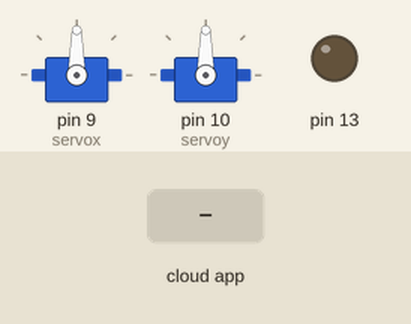
A sketch run on a simulated Arduino Uno, built with avr-gcc and run on an emulated ATmega328P. Parts: 2 × servo, output pins drawn as LEDs (lit = HIGH). The inputs (shaded band) are chosen by the test bench. The ROS host is connected and sends only what is stated.

Above: at 1.2 s.
1.3 s: the phone or cloud app sets pan to 0
At 1.9 s:
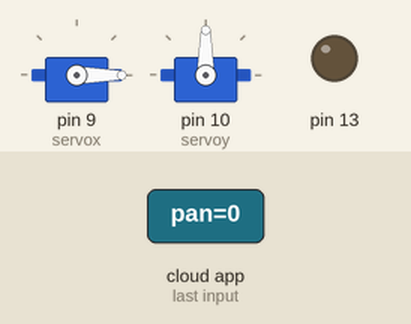
2.8 s: the phone or cloud app sets tilt to 0
At 4.0 s:
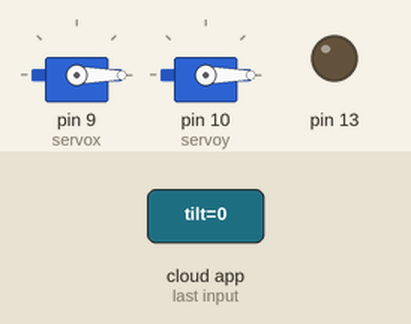
4.3 s: the phone or cloud app sets pan to 45
At 5.4 s:
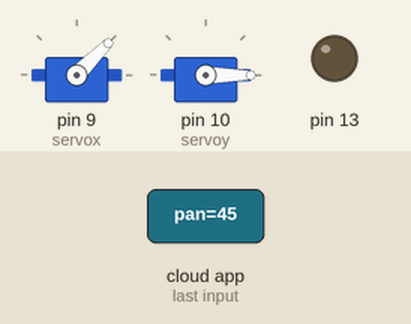
5.8 s: the phone or cloud app sets tilt to 45
At 6.5 s:
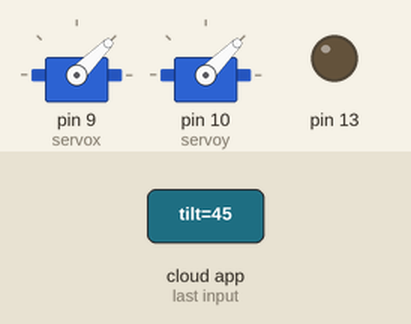
7.3 s: the phone or cloud app sets pan to 90
At 7.7 s:
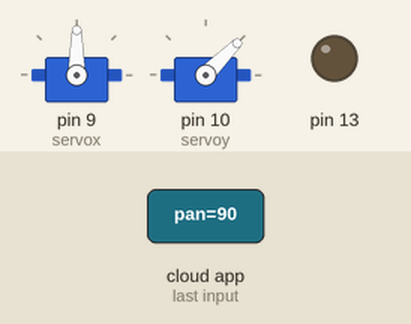
8.8 s: the phone or cloud app sets tilt to 180
At 10.0 s:
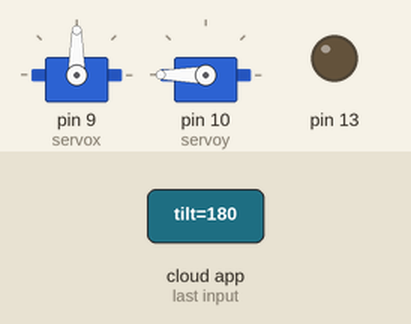
Timing chart, 0 to 11.3 s (numbered marks = the images above; inputs shaded):
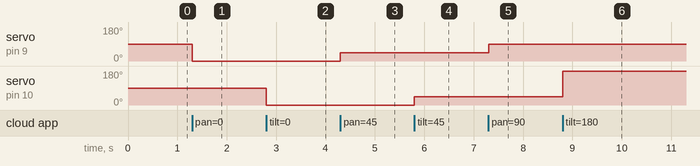

Measured:
- after the input at 1.3 s, servo on pin 9 (servox): 90° → 0° at once
- after the input at 2.8 s, servo on pin 10 (servoy): 90° → 0° at once
- after the input at 4.3 s, servo on pin 9 (servox): 0° → 45° at once
- after the input at 5.8 s, servo on pin 10 (servoy): 0° → 45° at once
- after the input at 7.3 s, servo on pin 9 (servox): 45° → 90° at once
- after the input at 8.8 s, servo on pin 10 (servoy): 45° → 180° at once

The sketch:

pan_tilt_new.ino
```cpp
      /*
 * rosserial Servo Control Example
 *
 * This sketch demonstrates the control of hobby R/C servos
 * using ROS and the arduiono
 *
 * For the full tutorial write up, visit
 * www.ros.org/wiki/rosserial_arduino_demos
 *
 * For more information on the Arduino Servo Library
 * Checkout :
 * http://www.arduino.cc/en/Reference/Servo
 */

//#if (ARDUINO >= 100)
// #include <Arduino.h>
//#else
// #include <WProgram.h>
//#endif

#include <Servo.h>
#include <ros.h>
#include <std_msgs/UInt16.h>

ros::NodeHandle  nh;

Servo servox;
Servo servoy;

void servo_cb1( const std_msgs::UInt16& cmd_msg){
  servox.write(cmd_msg.data);
}
void servo_cb2( const std_msgs::UInt16& cmd_msg){
  servoy.write(cmd_msg.data);
}


ros::Subscriber<std_msgs::UInt16> sub1("pan", servo_cb1);
ros::Subscriber<std_msgs::UInt16> sub2("tilt", servo_cb2);

void setup(){
  pinMode(13, OUTPUT);
  nh.initNode();
  nh.subscribe(sub1);
  nh.subscribe(sub2);
  servox.attach(9);
  servoy.attach(10);//a1

}

void loop(){
  nh.spinOnce();
  delay(1);
}
```
